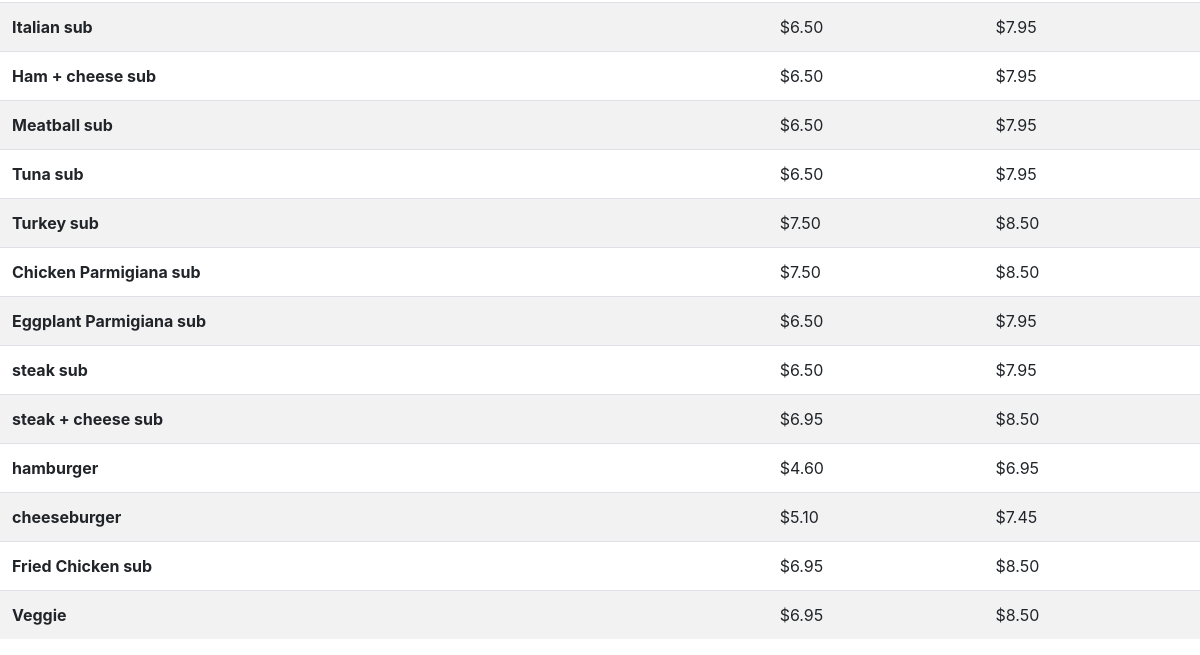
The app's page / (lower part), older data.
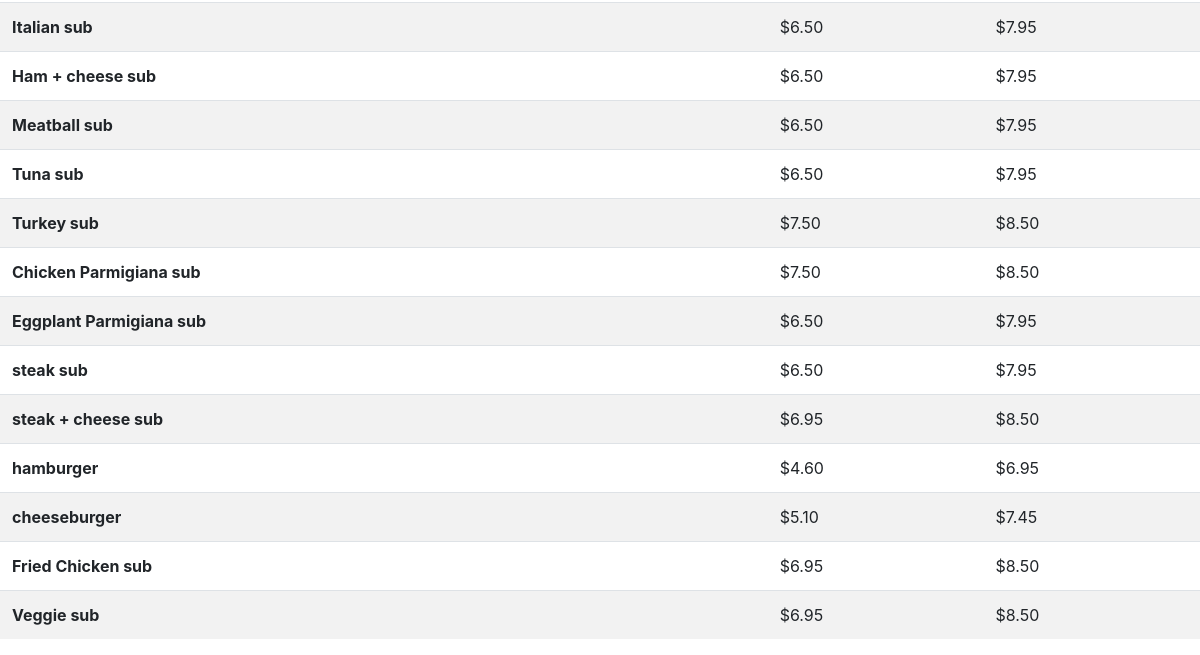
The same page, newer data.
### orders/models.py (models this page shows)
class menu_items(models.Model):
    item = models.CharField(max_length=64)
    price_small = models.FloatField(null=True,blank=True)
    price_large = models.FloatField()
    num_toppings = models.IntegerField()

### orders/views.py (the view, shortened to what this page needs)
# urls.py: path("", views.index, name="index"),
def index(request):
    if not request.user.is_authenticated:
        context = {
        "user": None,
        "menu_items": menu_items.objects.all(),
        "toppings": toppings.objects.all(),
        "message":None
    }
        return render(request,"orders/user.html",context)
    return render(request, "orders/user.html", context)

### orders/templates/orders/user.html (shortened to what this page needs)
{% extends "orders/layout.html" %}
{% block body %}
    {% if not user %}
    <br>
    {% endif %}
<table class="table table-striped">
    <tbody>
{% for menu_item in menu_items %}
    <tr>
        <th scope="row">{{ menu_item.item }}</th>
        <td>
            {% if menu_item.price_small is not none %}
                ${{ menu_item.price_small|floatformat:2 }}
            {% endif %}
        </td>
        <td>${{ menu_item.price_large|floatformat:2 }}</td>
    </tr>
{% endfor %}
    </tbody>
</table>
{% endblock %}

Row changes from the older to the newer data that the page shows:
changed menu_items: item "Veggie" → "Veggie sub"
